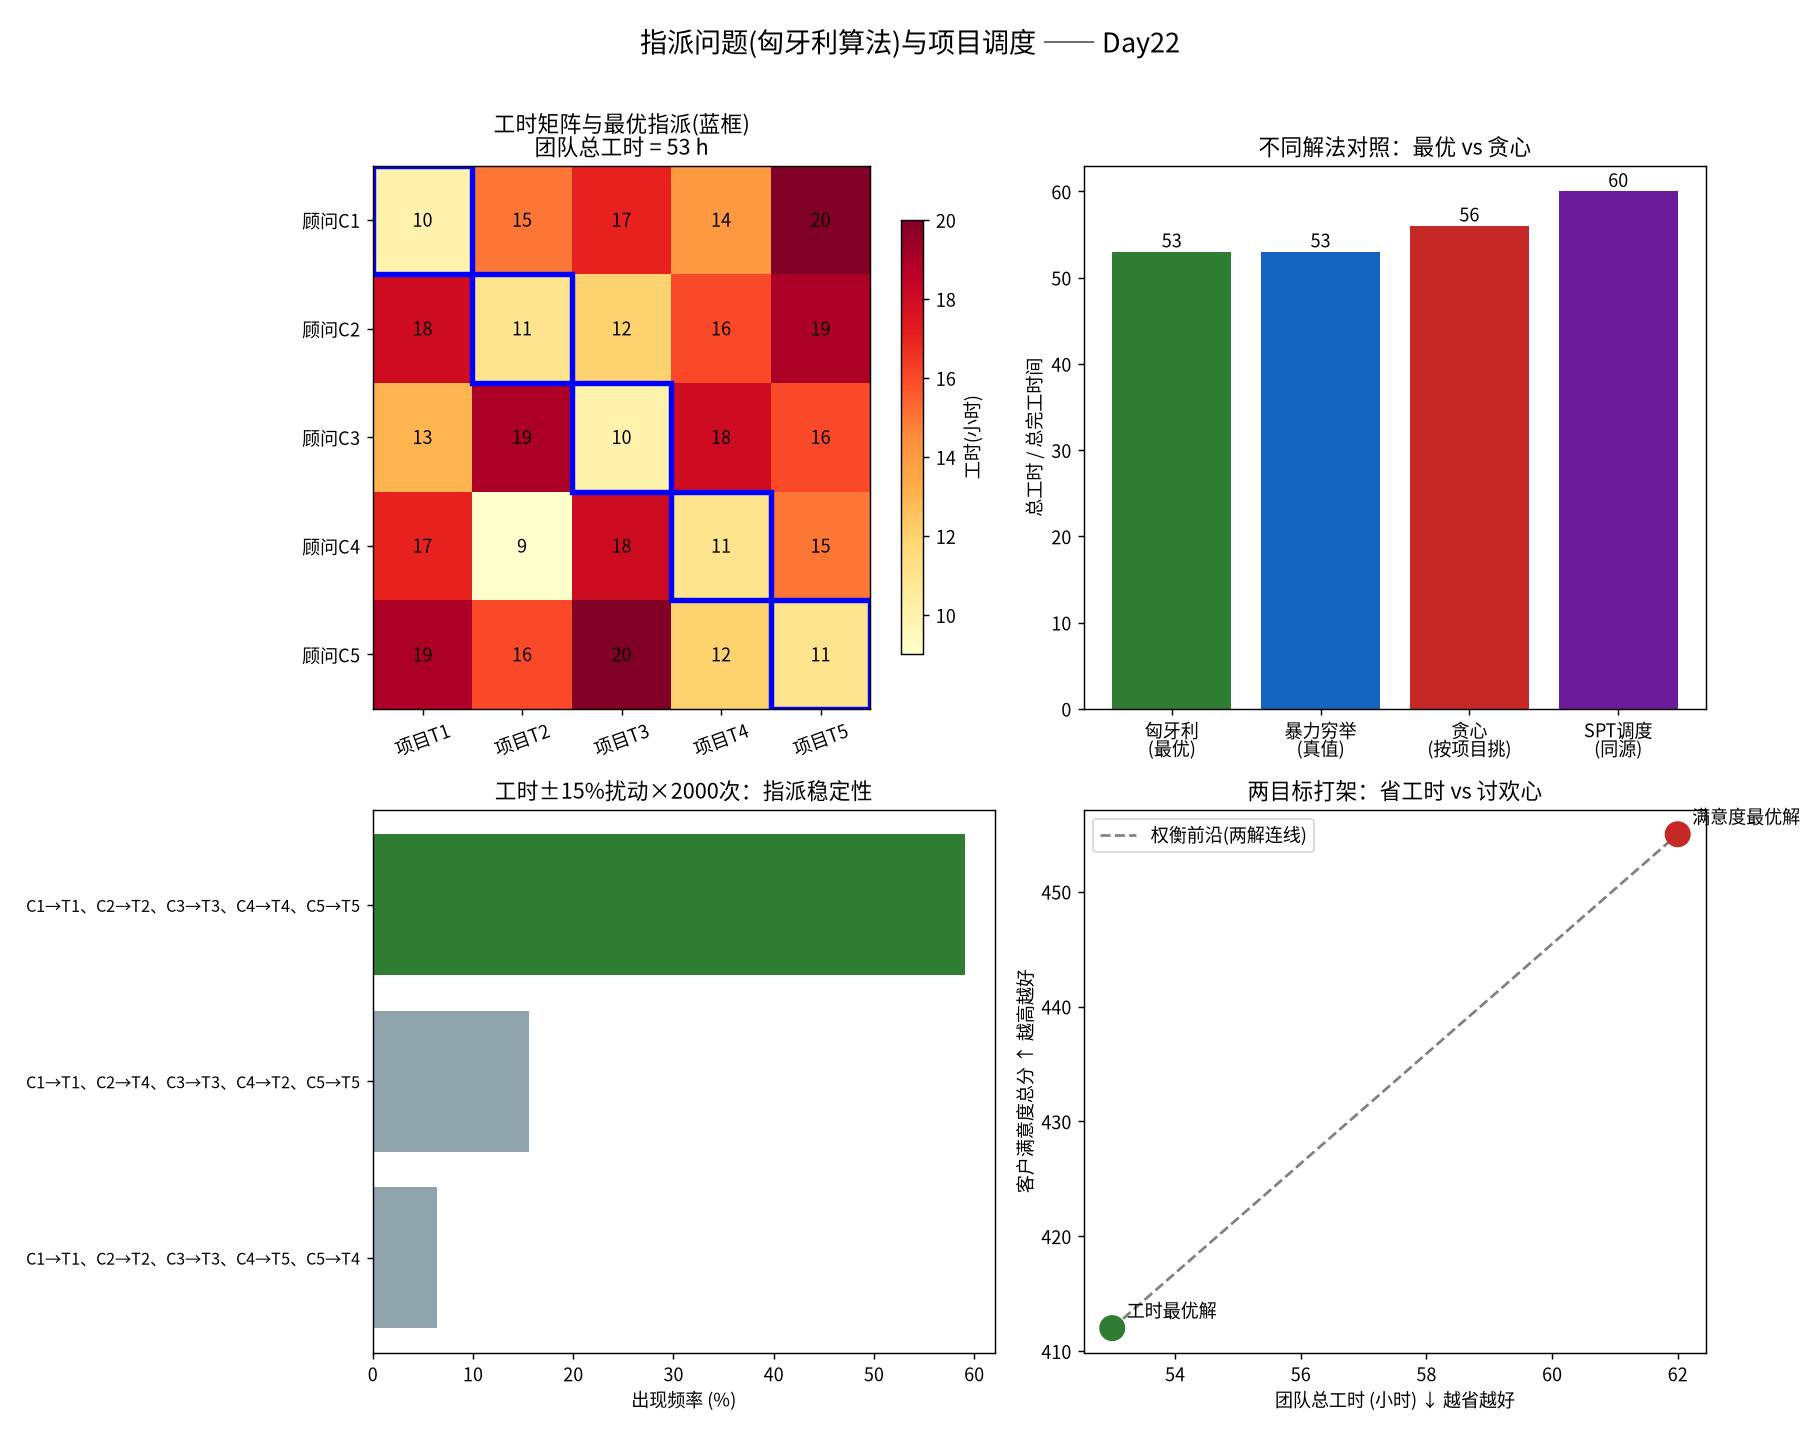

Recreate this plot in Python.
# -*- coding: utf-8 -*-
"""
subject: mathematical-modeling
level: L7 图论、网络与动态模型 / L6 优化模型
anchor: Day22 — 指派问题(Assignment)与二分图匹配：匈牙利算法 + 非方阵/最大化/禁忌指派扩展
goal: 把"谁干哪件活"的运筹决策翻译成二分图上的最小权完美匹配，
      用手写匈牙利算法(Kuhn-Munkres, O(n^3))求全局最优指派，
      并与暴力穷举、scipy.optimize.linear_sum_assignment 交叉验证；
      再延伸到"项目调度(一台设备连续加工多任务)"这一同源问题的应用。

真实决策背景：
  某咨询公司在一个周末收到 5 个客户项目(任务 T1..T5)，
  所内 5 位顾问(C1..C5)各有所长，把项目交给不同顾问的"预期工时(小时)"如下。
  每位顾问同一时间只能做一个项目、每个项目只需一位顾问。
  问：怎样分配才能让"团队总工时"最小？

  追加决策：① 若预算只够请 4 位顾问，5 个项目怎么排(非方阵/虚设行)？
            ② 若公司目标是"总客户满意度(打分)最大"，怎么排(最大化 → 取负/大数法)？
            ③ 顾问 C3 因故不能接 T5(硬性禁忌)，最优怎么变？

运行：
  cd /home/ubuntu/Note && ./.venv/bin/python \
    "Mathematical_Modeling/08 - Python/daily/2026-09-22/assignment_hungarian_scheduling.py"
"""

import os
import itertools
import numpy as np
import matplotlib

matplotlib.use("Agg")
import matplotlib.pyplot as plt

# ---- 中文字体注册，避免图中中文乱码 ----
from matplotlib import font_manager

_CJK_CANDIDATES = [
    "Noto Sans CJK SC",
    "Noto Sans CJK JP",
    "WenQuanYi Zen Hei",
    "WenQuanYi Micro Hei",
    "Source Han Sans SC",
    "SimHei",
]
_available = {f.name for f in font_manager.fontManager.ttflist}
for _name in _CJK_CANDIDATES:
    if _name in _available:
        plt.rcParams["font.sans-serif"] = [_name]
        break
plt.rcParams["axes.unicode_minus"] = False

INF = 10**9


# =====================================================================
# 1. 手写匈牙利算法 (Kuhn-Munkres, O(n^3) Jonker-Volgenant 简介版)
# =====================================================================
def hungarian(cost):
    """求解方阵最小权完美指派。

    参数
    ----
    cost : (n, n) ndarray，cost[i, j] = 工人 i 做任务 j 的代价。

    返回
    ----
    row_assignment : (n,) ndarray，row_assignment[i] = 分给工人 i 的任务列号。
    total_cost     : float，最优总代价。

    算法：经典 O(n^3) 匈牙利法（对偶势 + 增广路）。
    维护行势 u、列势 v，使 reduced cost  slack = cost - u - v >= 0；
    对每个工人找一条"零费用增广路"，找不到就用最小 slack 更新势，
    直到每位工人都匹配上一个任务 → 得到最小权完美匹配。
    """
    cost = np.asarray(cost, dtype=float)
    n, m = cost.shape
    assert n == m, "本实现只接方阵，非方阵请先补虚设行/列(见 solve_general)。"

    u = np.zeros(n + 1)
    v = np.zeros(m + 1)
    p = np.zeros(m + 1, dtype=int)   # p[j] = 匹配到列 j 的行
    way = np.zeros(m + 1, dtype=int)  # 增广路前驱

    for i in range(1, n + 1):
        p[0] = i
        j0 = 0
        minv = np.full(m + 1, np.inf)
        used = np.zeros(m + 1, dtype=bool)
        while True:
            used[j0] = True
            i0 = p[j0]
            delta = np.inf
            j1 = -1
            for j in range(1, m + 1):
                if not used[j]:
                    cur = cost[i0 - 1, j - 1] - u[i0] - v[j]
                    if cur < minv[j]:
                        minv[j] = cur
                        way[j] = j0
                    if minv[j] < delta:
                        delta = minv[j]
                        j1 = j
            for j in range(m + 1):
                if used[j]:
                    u[p[j]] += delta
                    v[j] -= delta
                else:
                    minv[j] -= delta
            j0 = j1
            if p[j0] == 0:
                break
        # 回溯增广路，翻转匹配
        while j0:
            j1 = way[j0]
            p[j0] = p[j1]
            j0 = j1

    row_assignment = np.zeros(n, dtype=int)
    for j in range(1, m + 1):
        if p[j] != 0:
            row_assignment[p[j] - 1] = j - 1
    total_cost = float(cost[np.arange(n), row_assignment].sum())
    return row_assignment, total_cost


def brute_force(cost):
    """暴力穷举所有排列，仅用于小规模(<=9)真值核对。"""
    cost = np.asarray(cost, dtype=float)
    n = cost.shape[0]
    best_perm, best = None, np.inf
    for perm in itertools.permutations(range(n)):
        c = sum(cost[i, perm[i]] for i in range(n))
        if c < best:
            best, best_perm = c, perm
    return np.array(best_perm), float(best)


# =====================================================================
# 2. 通用求解：非方阵 / 最大化 / 禁忌指派
# =====================================================================
def solve_general(cost, maximize=False, forbidden=None):
    """把一般指派问题归约成方阵最小化，再调 hungarian。

    - maximize=True : 目标改为最大化 → 用 (max - cost) 转最小化(等价取负+平移)。
    - forbidden     : set of (i, j) 硬性禁止该指派 → 置为大 M。
    - 非方阵        : 行少补"虚设行(代价 0)"，列少补"虚设列"，
                      虚设匹配表示"该工人闲置 / 该任务没人做"。
    """
    cost = np.asarray(cost, dtype=float).copy()
    rows, cols = cost.shape

    if forbidden:
        big = cost.max() * 100 + 1000 if cost.size else 1e6
        for (i, j) in forbidden:
            cost[i, j] = big

    if maximize:
        maxv = cost.max()
        cost = maxv - cost  # 最大化 → 最小化

    n = max(rows, cols)
    padded = np.zeros((n, n), dtype=float)
    # 补虚设行列的代价设为 0(不产生成本)，但需保证不会挤掉真实指派：
    # 由于我们用大 M 处理禁忌、最大化已平移，补 0 即让"闲置/无人做"代价为 0。
    padded[:rows, :cols] = cost

    assign, total = hungarian(padded)
    real_pairs = [(i, assign[i]) for i in range(rows) if assign[i] < cols]
    return assign, total, real_pairs


# =====================================================================
# 3. 案例数据
# =====================================================================
consultants = ["顾问C1", "顾问C2", "顾问C3", "顾问C4", "顾问C5"]
tasks = ["项目T1", "项目T2", "项目T3", "项目T4", "项目T5"]

# 预期工时(小时)，行=顾问，列=项目
#    数值刻意做成：全局最小格与次小格落在同一行/列，
#    使"每轮锁定全局最省的单格"贪心会抢先占掉关键格，从而陷入局部最优。
hours = np.array([
    [10, 15, 17, 14, 20],   # C1  最擅长 T1
    [18, 11, 12, 16, 19],   # C2  最擅长 T2
    [13, 19, 10, 18, 16],   # C3  与 C5 争 T5、与 C1 争 T1
    [17,  9, 18, 11, 15],   # C4  最擅长 T2(与 C2 撞车)
    [19, 16, 20, 12, 11],   # C5  最擅长 T5，次擅长 T4
], dtype=float)

# 客户满意度打分(0-100)，行=顾问，列=项目。
# 刻意让"满意度最高"的配对与"工时最短"的配对部分错位(如 C3 做 T1 满意度最高、
# C2 做 T4 满意度也很高)，制造真实的双目标冲突。
satisfaction = np.array([
    [70, 88, 66, 84, 60],   # C1
    [72, 80, 90, 86, 74],   # C2  满意度上最擅长 T3，但也高分 T4
    [95, 62, 80, 58, 70],   # C3  满意度上 T1 最高，与工时最优争抢
    [74, 78, 68, 92, 76],   # C4
    [66, 76, 88, 74, 90],   # C5
], dtype=float)


def fmt_pairs(pairs, row_names, col_names):
    return "、".join(f"{row_names[i]}→{col_names[j]}" for i, j in pairs)


# =====================================================================
# 4. 求解与验证
# =====================================================================
def main():
    print("=" * 72)
    print("【案例】5 位顾问 × 5 个客户项目：谁干哪件活，团队总工时最小？")
    print("=" * 72)
    print("预期工时矩阵(小时)：")
    for i, name in enumerate(consultants):
        print(f"  {name}: " + "  ".join(f"{tasks[j]}={int(hours[i, j])}" for j in range(5)))

    # ---- 4.1 方阵最小化：手写匈牙利 ----
    assign, total = hungarian(hours)
    pairs = [(i, assign[i]) for i in range(5)]
    print("\n[主问题] 手写匈牙利算法最优指派：")
    print("  " + fmt_pairs(pairs, consultants, tasks))
    print(f"  最优团队总工时 = {total:.0f} 小时")

    # 交叉验证 1：暴力穷举
    bf_perm, bf_cost = brute_force(hours)
    bf_pairs = [(i, bf_perm[i]) for i in range(5)]
    print(f"\n[交叉验证] 暴力穷举(5!=120 种)：{fmt_pairs(bf_pairs, consultants, tasks)}")
    print(f"            总工时 = {bf_cost:.0f} 小时  → 与匈牙利一致: {abs(bf_cost - total) < 1e-9}")

    # 交叉验证 2：scipy 参考实现
    try:
        from scipy.optimize import linear_sum_assignment

        r, c = linear_sum_assignment(hours)
        scipy_cost = float(hours[r, c].sum())
        print(f"[交叉验证] scipy.linear_sum_assignment：总工时 = {scipy_cost:.0f} 小时  "
              f"→ 与手写一致: {abs(scipy_cost - total) < 1e-9}")
    except Exception as e:  # pragma: no cover
        print(f"[交叉验证] scipy 不可用：{e}")

    # 贪心对照：按"单格工时从小到大"依次锁定最划算的格(经典贪心陷阱)
    greedy_cost, greedy_pairs = greedy_lowest_cell(hours)
    print(f"[对照] 贪心(每次锁定全局最省的那一格)：{fmt_pairs(greedy_pairs, consultants, tasks)}")
    print(f"        总工时 = {greedy_cost:.0f} 小时 → 比最优多 {greedy_cost - total:.0f} 小时")

    # ---- 4.2 最大化：满意度 ----
    _, neg_total, sat_pairs = solve_general(satisfaction, maximize=True)
    sat_total = float(sum(satisfaction[i, j] for i, j in sat_pairs))
    print("\n[变体A·最大化] 若目标是客户满意度总分最大：")
    print("  " + fmt_pairs(sat_pairs, consultants, tasks))
    print(f"  满意度总分 = {sat_total:.0f} (满分 500)")
    # 与工时最优解对照
    hours_of_sat = float(sum(hours[i, j] for i, j in sat_pairs))
    sat_of_hours = float(sum(satisfaction[i, j] for i, j in pairs))
    print(f"  ⚠️ 满意度最优解的工时 = {hours_of_sat:.0f} 小时（比工时最优多 {hours_of_sat - total:.0f}）；"
          f"工时最优解的满意度 = {sat_of_hours:.0f} 分（比满意度最优少 {sat_total - sat_of_hours:.0f}）")
    print("     → 两个目标打架：省工时与讨客户欢心不可兼得，需显式权衡。")

    # ---- 4.3 非方阵：只请 4 位顾问 ----
    sub = hours[:4, :]  # 只有 C1..C4 可用，5 个任务
    _, _, part_pairs = solve_general(sub)
    part_names = consultants[:4]
    done = {j for _, j in part_pairs}
    idle_task = [tasks[j] for j in range(5) if j not in done]
    print("\n[变体B·非方阵] 预算只够 4 位顾问(C1..C4)、5 个项目：")
    print("  " + fmt_pairs(part_pairs, part_names, tasks))
    print(f"  被放弃的项目 = {idle_task}（虚设列吸收）")
    part_cost = float(sum(sub[i, j] for i, j in part_pairs))
    print(f"  完成 4 项的总工时 = {part_cost:.0f} 小时")

    # ---- 4.4 禁忌指派：C3 不能接 T5 ----
    _, t_total, t_pairs = solve_general(hours, forbidden={(2, 4)})
    print("\n[变体C·禁忌] 顾问 C3 因故不能接项目 T5（硬约束）：")
    print("  " + fmt_pairs(t_pairs, consultants, tasks))
    print(f"  最优总工时 = {t_total:.0f} 小时 → 比无约束最优多 {t_total - total:.0f} 小时（禁忌的代价）")

    # ---- 4.5 敏感性：工时扰动后最优指派是否稳定 ----
    rng = np.random.default_rng(42)
    same = 0
    n_trials = 2000
    base_set = set(pairs)
    cost_bucket = {}
    for _ in range(n_trials):
        noise = rng.normal(1.0, 0.15, size=hours.shape)
        perturbed = np.clip(hours * noise, 1, None)
        a, _c = hungarian(perturbed)
        key = tuple((i, a[i]) for i in range(5))
        cost_bucket[key] = cost_bucket.get(key, 0) + 1
        if set(key) == base_set:
            same += 1
    print(f"\n[敏感性] 工时±15% 高斯扰动 × {n_trials} 次：")
    print(f"  原最优指派出现频率 = {same}/{n_trials} = {same / n_trials:.1%}")
    top = sorted(cost_bucket.items(), key=lambda kv: -kv[1])[:3]
    for key, cnt in top:
        print(f"    {fmt_pairs(list(key), consultants, tasks)} : {cnt / n_trials:.1%}")

    # ---- 4.6 项目调度应用：一台设备连续加工 5 个零件，最小化总完成时间 ----
    # 同源思想：一台机器依次加工多个任务，找"次序"使平均完成时间最小
    # 吉田法则/SPT：加工时间短的先做能最小化总完成时间(等价问题)
    job_names = ["零件P1", "零件P2", "零件P3", "零件P4", "零件P5"]
    proc_time = np.array([7, 3, 9, 2, 5], dtype=float)
    spt_order = np.argsort(proc_time)          # 短作业优先 SPT
    random_order = np.array([0, 1, 2, 3, 4])   # 原始(未排序)

    def total_completion(order, pt):
        t = 0.0
        total = 0.0
        for k in order:
            t += pt[k]
            total += t
        return total

    spt_total = total_completion(spt_order, proc_time)
    base_total = total_completion(random_order, proc_time)
    print("\n[应用·项目调度] 一台设备依次加工 5 个零件，最小化完工时间之和：")
    print(f"  原始次序总完工时间 = {base_total:.0f}")
    print(f"  SPT(短作业优先)次序 = {[job_names[k] for k in spt_order]}，"
          f"总完工时间 = {spt_total:.0f} → 省 {base_total - spt_total:.0f}")
    # 穷举核对 SPT 最优
    best_ord, best_tc = None, np.inf
    for perm in itertools.permutations(range(5)):
        tc = total_completion(perm, proc_time)
        if tc < best_tc:
            best_tc, best_ord = tc, perm
    print(f"  穷举 120 种核对：最优总完工时间 = {best_tc:.0f}，SPT 是否最优 = "
          f"{abs(best_tc - spt_total) < 1e-9}")

    # =================================================================
    # 5. 断言：全部通过才认为实现正确
    # =================================================================
    assert abs(bf_cost - total) < 1e-9, "匈牙利与暴力穷举不一致"
    # 最优工时应小于等于任何贪心/可行解
    assert total <= greedy_cost + 1e-9, "最优解不应劣于贪心"
    assert greedy_cost > total, "本例应演示贪心明显劣于最优，请检查数据"
    # 指派是双射(每行每列恰一个)
    assert len(set(assign)) == 5, "指派不是双射"
    # 非方阵：4 位顾问接 4 个不同任务
    assert len({j for _, j in part_pairs}) == 4, "非方阵指派列重复"
    # 禁忌：C3 不得接 T5
    assert (2, 4) not in t_pairs, "禁忌指派被违反"
    # 禁忌后的最优不比无约束更优(约束放宽后只能更好或持平)
    assert t_total >= total - 1e-9, "加约束后反而更优，异常"
    # SPT 为调度最优
    assert abs(best_tc - spt_total) < 1e-9, "SPT 非最优"
    print("\n[断言] 匈牙利=穷举、双射、非方阵完备、禁忌生效、加约束不更优、SPT 最优 —— 全部通过 ✅")

    # =================================================================
    # 6. 出图
    # =================================================================
    fig, axes = plt.subplots(2, 2, figsize=(14, 11))

    # 子图1：工时矩阵热力图 + 最优指派
    ax = axes[0, 0]
    im = ax.imshow(hours, cmap="YlOrRd", aspect="auto")
    ax.set_xticks(range(5)); ax.set_xticklabels(tasks, rotation=20)
    ax.set_yticks(range(5)); ax.set_yticklabels(consultants)
    for i in range(5):
        for j in range(5):
            ax.text(j, i, int(hours[i, j]), ha="center", va="center", color="black", fontsize=10)
    for i, j in pairs:
        ax.add_patch(plt.Rectangle((j - 0.5, i - 0.5), 1, 1, fill=False,
                                   edgecolor="blue", lw=3))
    ax.set_title(f"工时矩阵与最优指派(蓝框)\n团队总工时 = {total:.0f} h")
    fig.colorbar(im, ax=ax, shrink=0.8, label="工时(小时)")

    # 子图2：方法对照柱状
    ax = axes[0, 1]
    labels = ["匈牙利\n(最优)", "暴力穷举\n(真值)", "贪心\n(按项目挑)", "SPT调度\n(同源)"]
    vals = [total, bf_cost, greedy_cost, spt_total]
    colors = ["#2e7d32", "#1565c0", "#c62828", "#6a1b9a"]
    bars = ax.bar(labels, vals, color=colors)
    for b, v in zip(bars, vals):
        ax.text(b.get_x() + b.get_width() / 2, v + 0.5, f"{v:.0f}", ha="center", fontsize=10)
    ax.set_ylabel("总工时 / 总完工时间")
    ax.set_title("不同解法对照：最优 vs 贪心")

    # 子图3：敏感性——前 3 指派出现频率
    ax = axes[1, 0]
    top_labels = []
    top_freqs = []
    for key, cnt in top:
        short = "、".join(f"C{i+1}→T{j+1}" for i, j in key)
        top_labels.append(short)
        top_freqs.append(cnt / n_trials * 100)
    ypos = np.arange(len(top_labels))
    ax.barh(ypos, top_freqs, color=["#2e7d32", "#90a4ae", "#90a4ae"])
    ax.set_yticks(ypos); ax.set_yticklabels(top_labels, fontsize=9)
    ax.invert_yaxis()
    ax.set_xlabel("出现频率 (%)")
    ax.set_title(f"工时±15%扰动×{n_trials}次：指派稳定性")

    # 子图4：满意度 vs 工时 双目标权衡
    ax = axes[1, 1]
    h_pts = [total, hours_of_sat]
    s_pts = [sat_of_hours, sat_total]
    names = ["工时最优解", "满意度最优解"]
    ax.scatter(h_pts, s_pts, s=180, c=["#2e7d32", "#c62828"], zorder=3)
    ax.plot(h_pts, s_pts, "--", color="gray", zorder=1, label="权衡前沿(两解连线)")
    for x, y, n in zip(h_pts, s_pts, names):
        ax.annotate(n, (x, y), textcoords="offset points", xytext=(8, 6), fontsize=10)
    ax.set_xlabel("团队总工时 (小时) ↓ 越省越好")
    ax.set_ylabel("客户满意度总分 ↑ 越高越好")
    ax.set_title("两目标打架：省工时 vs 讨欢心")
    ax.legend()

    fig.suptitle("指派问题(匈牙利算法)与项目调度 —— Day22", fontsize=15)
    fig.tight_layout(rect=[0, 0, 1, 0.97])

    out = os.path.join(os.path.dirname(os.path.abspath(__file__)),
                       "assignment_hungarian_scheduling.png")
    fig.savefig(out, dpi=130)
    print(f"\n图已保存：{out}")


def greedy_lowest_cell(cost):
    """贪心：每轮锁定当前"未被占用行列中工时最小"的那一格，锁定后再处理下一个。

    这是指派问题最典型的"局部最优陷阱"：单格看起来最省，
    但锁死后可能逼迫后续搭配出更贵的组合 → 全局并非最优。
    """
    n, m = cost.shape
    rows_used, cols_used = set(), set()
    chosen = []
    total = 0.0
    while len(chosen) < min(n, m):
        best_i, best_j, best_c = -1, -1, np.inf
        for i in range(n):
            if i in rows_used:
                continue
            for j in range(m):
                if j in cols_used:
                    continue
                if cost[i, j] < best_c:
                    best_c, best_i, best_j = cost[i, j], i, j
        if best_i < 0:
            break
        rows_used.add(best_i)
        cols_used.add(best_j)
        chosen.append((best_i, best_j))
        total += best_c
    return total, chosen


if __name__ == "__main__":
    main()
